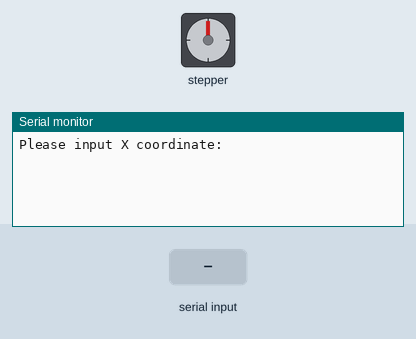
Bench run of a sketch on a simulated Arduino Uno, built with avr-gcc and run on an emulated ATmega328P. On the bench: stepper motor, the last lines printed to the serial monitor. Wiring (inferred from the names in the program): stepper motor (200 steps per turn assumed): coils pin 10, pin 6, pin 12, pin 8. The inputs (shaded band) are chosen by the test bench.

Above: at 1.2 s.
1.3 s: "delay1\n" received over Serial
At 2.0 s:
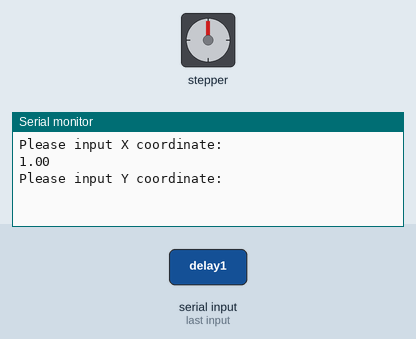
2.8 s: "delay 2\n" received over Serial
At 3.4 s:
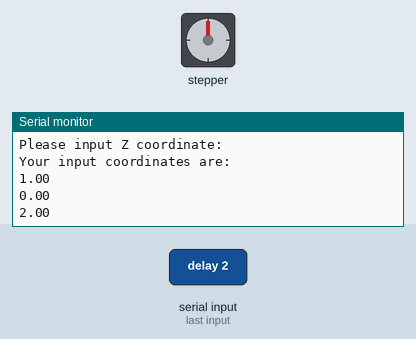
Timing chart, 0 to 5.8 s (numbered marks = the images above; inputs shaded):
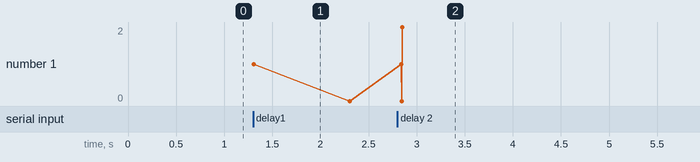

The sketch:

Prototype_Cable_Robot_Code.ino
```cpp
// set serial monitor settings (newline --> no line ending)

const int dirPinB = 6; // motor B
const int stepPinB = 7;
const int dirPinD = 8; // motor D spool
const int stepPinD = 9;
const int dirPinA = 10; // motor A
const int stepPinA = 11;
const int dirPinC = 12; // motor C
const int stepPinC = 13;
const int stepsPerRevolution = 200;
float Cp[3] = {0, 0, 0};

void setup() {
  Serial.begin(9600);

  // Declare motor control pins as Outputs
  pinMode(stepPinB, OUTPUT);
  pinMode(dirPinB, OUTPUT);
  pinMode(stepPinD, OUTPUT);
  pinMode(dirPinD, OUTPUT);
  pinMode(stepPinA, OUTPUT);
  pinMode(dirPinA, OUTPUT);
  pinMode(stepPinC, OUTPUT);
  pinMode(dirPinC, OUTPUT);

}


void recvInputCoord() {
  float x_coord;
  float y_coord;
  float z_coord;

  Serial.begin(9600);

  Serial.println("Please input X coordinate: ");
  while (Serial.available() == 0) {
  }
  x_coord = Serial.parseInt();
  Serial.println(x_coord);

  Serial.println("Please input Y coordinate: "); // Prompt User for Input
  while (Serial.available() == 0) {
  }
  y_coord = Serial.parseInt();
  Serial.println(y_coord);

  Serial.println("Please input Z coordinate: "); // Prompt User for Input
  while (Serial.available() == 0) {
  }
  z_coord = Serial.parseInt();
  //Serial.println(z_coord);

// all input coordinates in cm
  Cp[0] = x_coord;
  Cp[1] = y_coord;
  Cp[2] = z_coord;

  Serial.println("Your input coordinates are: ");
  Serial.println(x_coord);
  Serial.println(y_coord);
  Serial.println(z_coord);
}

    // Function calculates line length
    float lineLength(float coord1[3], float coord2[3]) {
      float diff[3];
      float modResult;
      for (int i = 0; i < 3; i++) {
        diff[i] = (coord2[i] - coord1[i]);  // coordinates in cm
      }
      modResult = (sqrt(sq(diff[0]) + sq(diff[1]) + sq(diff[2]))); // modResut in cm
      return modResult;
    }

void loop() {
  float lineLength(float coord1[], float coord2[]);

  float height_upper = 1.397*100; // height (in cm) from top board to level with frame (0.038m above the ground)
  float height_lower = 0;

  // coord of line rollers and vertices(for D), all outputs in cm
  float D_1[] = { -70.785 / 10, -40.865 / 10, height_upper};
  float D_1atplat[] = { -70.785 / 10, -40.865 / 10, height_lower};
  float D_2[] = {0, 80.736 / 100, height_upper};
  float D_2atplat[] = {0, 80.736 / 10, height_lower};
  float D_3[] = {70.785 / 10, 40.865 / 10, height_upper};
  float D_3atplat[] = {70.785 / 10, 40.865 / 10, height_lower};

  // coord of line anchors
  float a1_1[] = { -70.785 / 10, -530 / 10, height_lower};
  float a1_2[] = {70.785 / 10, -530 / 10, height_lower};
  float a2_1[] = { -530 / 10, 224.26 / 10, height_lower};
  float a2_2[] = { -530 / 10, 387.731 / 10, height_lower};
  float a3_1[] = {530 / 10, 387.731 / 10, height_lower};
  float a3_2[] = {530 / 10, 224.26 / 10, height_lower};

  // line lengths at origin
  // only distance that is necessry is the line anchor to the platform vertex (we only care about changes in lengths)
  float l_a1_0 = lineLength(a2_1, D_1atplat);
  float l_a2_0 = lineLength(a2_2, D_2atplat);
  float l_b1_0 = lineLength(a1_1, D_3atplat);
  float l_b2_0 = lineLength(a1_2, D_1atplat);
  float l_c1_0 = lineLength(a3_1, D_2atplat);
  float l_c2_0 = lineLength(a3_2, D_3atplat);

  float l_d1_0 = lineLength(D_1atplat, D_1); // from line D rollers to platform vertices
  float l_d2_0 = lineLength(D_2atplat, D_2);
  float l_d3_0 = lineLength(D_3atplat, D_3);


  recvInputCoord(); // receives input coordinates in cm, converted to metres in function

  // coordinates of triangle platform vertices with respect to the center of platform, Cp
  float V_1[] = {D_1[0] + Cp[0], D_1[1] + Cp[1], 0 + Cp[2]}; // lined up with D_1
  float V_2[] = {D_2[0] + Cp[0], D_2[1] + Cp[1], 0 + Cp[2]}; // lined up with D_2
  float V_3[] = {D_3[0] + Cp[0], D_3[1] + Cp[1], 0 + Cp[2]}; // lined up with D_3

  // calculation of cable lengths
  // total change in lengths from one point to another = (spool to roller) + (roller to anchor) + (anchor to platform vertex)
  float l_a1 = lineLength(a2_1, V_1);
  float l_a2 = lineLength(a2_2, V_2);
  float l_b1 = lineLength(a1_1, V_3);
  float l_b2 = lineLength(a1_2, V_1);
  float l_c1 = lineLength(a3_1, V_2);
  float l_c2 = lineLength(a3_2, V_3);

  float l_d1 = lineLength(V_1, D_1);
  float l_d2 = lineLength(V_2, D_2);
  float l_d3 = lineLength(V_3, D_3);

  // calculate difference between desired lengths and current lengths
  float lineDiffa1 = l_a1 - l_a1_0; // repeated for all other lines
  float lineDiffa2 = l_a2 - l_a2_0;
  float lineDiffb1 = l_b1 - l_b1_0;
  float lineDiffb2 = l_b2 - l_b2_0;
  float lineDiffc1 = l_c1 - l_c1_0;
  float lineDiffc2 = l_c2 - l_c2_0;
  float lineDiffd1 = l_d1 - l_d1_0; // lineDiff for D
  float lineDiffd2 = l_d2 - l_d2_0;
  float lineDiffd3 = l_d3 - l_d3_0;

  // find the corresponding rotations required
  float spoolDiameter = 11; // in cm
  float spoolCirc = PI * spoolDiameter;

  // for each of the below, a1 and a2 should be equal, same for b1 and b2, and c1 and c2
  // 10 turns of motor is one turn of spool; motor has 200 steps per turn
  int motorSteps_a1 = ((lineDiffa1) / (spoolCirc)) * 10 * 200;
  int motorSteps_b1 = ((lineDiffb1) / (spoolCirc)) * 10 * 200;
  int motorSteps_c1 = ((lineDiffc1) / (spoolCirc)) * 10 * 200;
  int motorSteps_d1 = ((lineDiffd1) / (spoolCirc)) * 10 * 200;

  int abs_a = abs(motorSteps_a1);
  int abs_b = abs(motorSteps_b1);
  int abs_c = abs(motorSteps_c1);
  int abs_d = abs(motorSteps_d1);

  int stepsArray[] = {abs_a,abs_b,abs_c,abs_d};

  // for checking the number of motor steps per spool:
   /* Serial.println("These are the motor steps:");
      Serial.println(abs_a);
      Serial.println(abs_b);
      Serial.println(abs_c);
      Serial.println(abs_d); */

// Compare all 4 values to find highest
  int highVal = stepsArray[0];
  for (int n = 1; n < 4; n++) {
   if (stepsArray[n] > highVal) {
        highVal = stepsArray[n];
   }
  }

//  COUNTERS
  int count_a = 0;
  int count_b = 0;
  int count_c = 0;
  int count_d = 0;

  for(int x = 0; x < highVal; x++){
//  set clockwise or anticlockwise
    if (lineDiffa1 > 0){
      digitalWrite(dirPinA, LOW);
    }
    else {
      digitalWrite(dirPinA, HIGH);
    }

    if (lineDiffb1 > 0){
      digitalWrite(dirPinB, HIGH);
    }
    else {
      digitalWrite(dirPinB, LOW);
    }

    if (lineDiffc1 > 0){
      digitalWrite(dirPinC, HIGH);
    }
    else {
      digitalWrite(dirPinC, LOW);
    }

    if (lineDiffd1 > 0){
      digitalWrite(dirPinD, HIGH);
    }
    else {
      digitalWrite(dirPinD, LOW);
    }

//  LOOP continues until value of counter reaches motorsteps
//  For all 4: IF - high, delay,low
    if (count_a < abs_a) {
     // Serial.println("motor A moves");
      digitalWrite(stepPinA, HIGH);
    }

    if (count_b < abs_b) {
      //Serial.println("motor B moves");
      digitalWrite(stepPinB, HIGH);
    }
    if (count_c < abs_c) {
     digitalWrite(stepPinC, HIGH);
   }
    if (count_d < abs_d) {
      digitalWrite(stepPinD, HIGH);
    }

    // make sure delay only happens once
    if (count_a < abs_a||count_b < abs_b||count_c < abs_c||count_d < abs_d) {
     // Serial.println("delay1");
      delayMicroseconds(1000);
    }


    if (count_a < abs_a) {
     // Serial.println("motor A low");
      digitalWrite(stepPinA, LOW);
    }

    if (count_b < abs_b) {
      digitalWrite(stepPinB, LOW);
    }
    if (count_c < abs_c) {
      digitalWrite(stepPinC, LOW);
    }
    if (count_d < abs_d) {
      digitalWrite(stepPinD, LOW);
    }


    if (count_a < abs_a) {
     // Serial.println("delay 2");
      delayMicroseconds(1000);
    }

    if (count_b < abs_b) {
      delayMicroseconds(4000);
    }
    if (count_c < abs_c) {
      delayMicroseconds(4000);
    }
    if (count_d < abs_d) {
      delayMicroseconds(4000);
    }


//  Update counters
    count_a = count_a + 1;
    count_b = count_b + 1;
    count_c = count_c + 1;
    count_d = count_d + 1;

  }

//  reassign values of lengths

  l_a1_0 = l_a1;
  l_a2_0 = l_a2;
  l_b1_0 = l_b1;
  l_b2_0 = l_b2;
  l_c1_0 = l_c1;
  l_c2_0 = l_c2;
  l_d1_0 = l_d1;
  l_d2_0 = l_d2;
  l_d3_0 = l_d3;

}
```

Measured:
- after the input at 1.3 s, the serial monitor: prints a new line at once (image 1)
- after the input at 2.8 s, the serial monitor: prints a new line at once (image 2)
- plotted number 1: 0 → 2 after the input at 2.8 s
